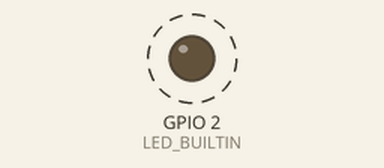
Simulated run of this sketch. Board: ESP8266 (NodeMCU). Parts: output pins drawn as LEDs (lit = HIGH, except the on-board LED, lit = LOW). Dashed ring = blinking.

Above: at 0.5 s.
Timing chart, 0 to 4.6 s (numbered marks = the images above):
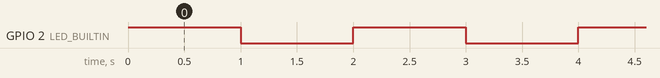

Measured:
- by itself, GPIO 2 (LED_BUILTIN): alternates HIGH for 1.0 s and LOW for 1.0 s

The sketch:

Access_point.ino
```cpp
#include <ESP8266WiFi.h>

void setup() {
  pinMode(LED_BUILTIN, OUTPUT);
  WiFi.mode(WIFI_AP);
  WiFi.softAP("Free Reading Wifi");
}

void loop() {
  digitalWrite(LED_BUILTIN, HIGH);
  delay(1000);
  digitalWrite(LED_BUILTIN, LOW);
  delay(1000);
}
```
